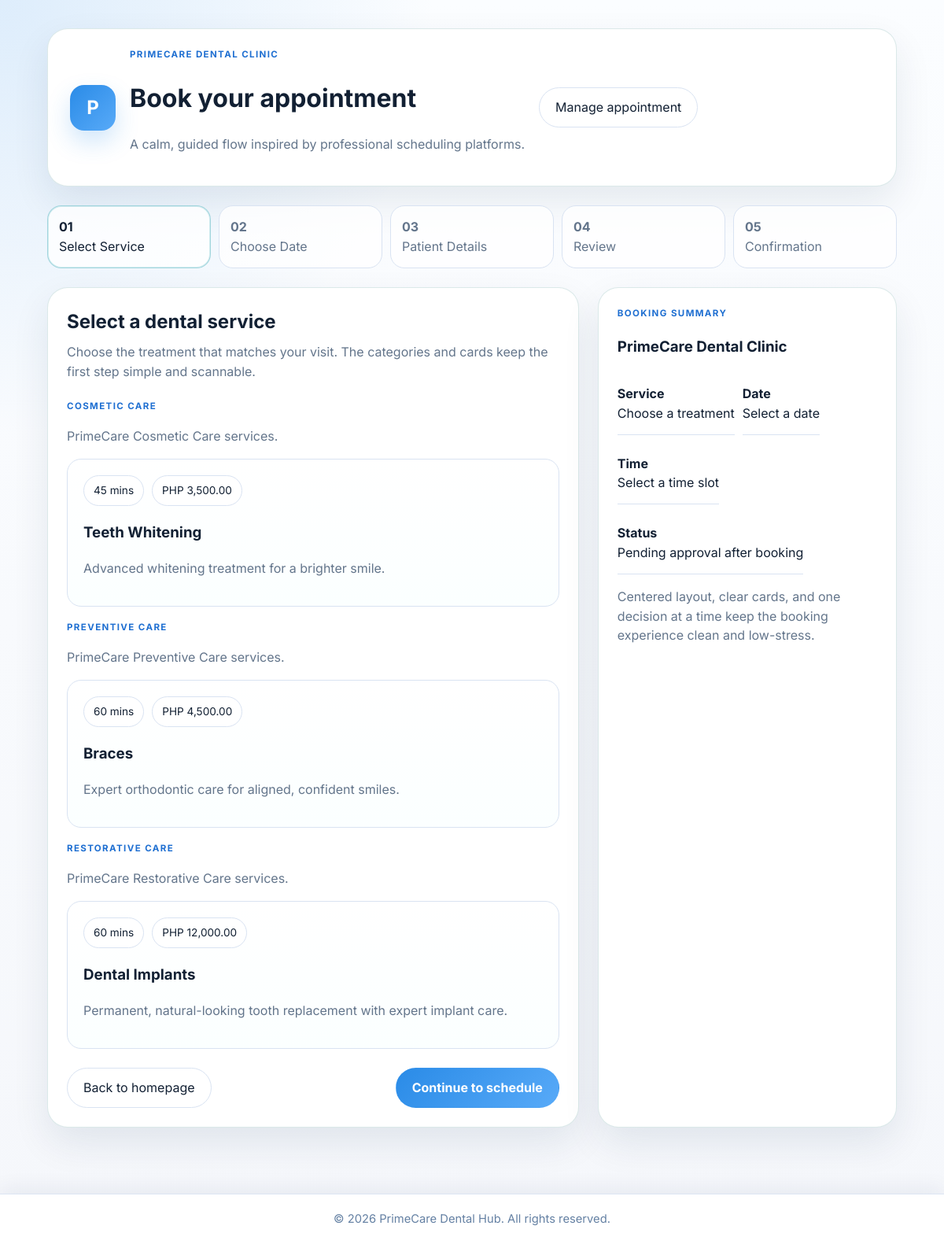
Screenshot of /booking.php with the database file from the repository.
### tables this page shows
CREATE TABLE services (
    id INT AUTO_INCREMENT PRIMARY KEY,
    name VARCHAR(150) NOT NULL,
    category VARCHAR(120) NULL,
    description TEXT NULL,
    duration INT NOT NULL,
    buffer INT DEFAULT 0,
    price DECIMAL(10,2) NOT NULL,
    daily_limit INT NULL,
    active TINYINT(1) DEFAULT 1
);

### Config/database.php (called while the page is built)
<?php
function db(): ?PDO
{
    static $pdo = false;
    if ($pdo !== false) {
        return $pdo;
    }
    $config = require __DIR__ . '/config.php';
    $db = $config['database'];
    $dsn = sprintf(
        'mysql:host=%s;port=%d;dbname=%s;charset=%s',
        $db['host'],
        $db['port'],
        $db['name'],
        $db['charset']
    );
    try {
        $pdo = new PDO($dsn, $db['username'], $db['password'], [
            PDO::ATTR_ERRMODE => PDO::ERRMODE_EXCEPTION,
            PDO::ATTR_DEFAULT_FETCH_MODE => PDO::FETCH_ASSOC,
        ]);
    } catch (Throwable $exception) {
        $pdo = null;
    }
    return $pdo;
}

### Config/config.php (called while the page is built)
<?php
return [
    'app' => [
        'name' => 'PrimeCare Dental Clinic',
        'tagline' => 'Gentle, modern dental care with a faster booking experience.',
        'base_url' => '/Dental Clinic',
        'timezone' => 'Asia/Singapore',
        'reschedule_cutoff_hours' => 12,
    ],
    'database' => [
        'host' => '127.0.0.1',
        'port' => 3306,
        'name' => 'primecaredental',
        'username' => 'root',
        'password' => '',
        'charset' => 'utf8mb4',
    ],
    'auth' => [
        'roles' => ['admin', 'dentist', 'secretary', 'patient'],
    ],
];

### booking.php (the view, shortened to what this page needs)
<?php
$step = max(1, min(5, (int) ($_GET['step'] ?? 1)));
$booking = booking_session();
$selectedService = service_by_id((int) ($booking['service_id'] ?? 0));
?>
<div class="progress-steps">
    <?php
    $steps = [1 => 'Select Service', 2 => 'Choose Date', 3 => 'Patient Details', 4 => 'Review', 5 => 'Confirmation'];
    foreach ($steps as $number => $label): ?>
        <div class="progress-step <?= $step === $number ? 'active' : '' ?>">
            <strong><?= h(sprintf('%02d', $number)) ?></strong>
            <div><?= h($label) ?></div>
        </div>
    <?php endforeach; ?>
</div>
<div class="booking-grid">
    <section class="card">
        <?php if ($step === 1): ?>
            <h2 class="section-title">Select a dental service</h2>
            <p class="section-copy">Choose the treatment that matches your visit. The categories and cards keep the first step simple and scannable.</p>
            <form method="post">
                <?php foreach (services_by_category() as $group): ?>
                    <div class="category-block">
                        <div class="category-header">
                            <p class="eyebrow"><?= h($group['category']['name']) ?></p>
                            <p class="muted"><?= h($group['category']['description']) ?></p>
                        </div>
                        <div class="service-grid">
                            <?php foreach ($group['services'] as $service): ?>
                                <label class="service-card" data-service-card>
                                    <div class="service-meta">
                                        <span class="pill"><?= h($service['duration']) ?> mins</span>
                                        <span class="pill">PHP <?= h(number_format((float) $service['price'], 2)) ?></span>
                                    </div>
                                    <h3><?= h($service['name']) ?></h3>
                                    <p class="muted"><?= h($service['description']) ?></p>
                                </label>
                            <?php endforeach; ?>
                        </div>
                    </div>
                <?php endforeach; ?>
                <div class="step-actions">
                    <a class="button-ghost" href="<?= h(route_url()) ?>">Back to homepage</a>
                    <button class="button" type="submit">Continue to schedule</button>
                </div>
            </form>
        <?php endif; ?>
    </section>
    <aside class="summary-card">
        <p class="eyebrow">Booking summary</p>
        <h3>PrimeCare Dental Clinic</h3>
        <div class="summary-list">
            <div class="summary-item"><strong>Service</strong><br><?= h($selectedService['name'] ?? 'Choose a treatment') ?></div>
            <div class="summary-item"><strong>Date</strong><br><?= h(!empty($booking['scheduled_date']) ? date('F d, Y', strtotime($booking['scheduled_date'])) : 'Select a date') ?></div>
            <div class="summary-item"><strong>Time</strong><br><?= h(!empty($booking['start_time']) ? date('g:i A', strtotime($booking['start_time'])) : 'Select a time slot') ?></div>
            <div class="summary-item"><strong>Status</strong><br>Pending approval after booking</div>
        </div>
        <p class="muted">Centered layout, clear cards, and one decision at a time keep the booking experience clean and low-stress.</p>
    </aside>
</div>

### Assets/css/style.css (style rules this page uses)
:root { --bg: #f5f7fb; --surface: #ffffff; --surface-alt: #f3f7ff; --line: #d9e3f2; --text: #122033; --muted: #63758b; --primary: #2a8be7; --primary-deep: #1f6fd1; --success: #2e9c78; --warning: #d79a2b; --danger: #d65757; --shadow: 0 20px 48px rgba(15, 40, 80, 0.09); --radius-lg: 26px; --radius-md: 18px; --radius-sm: 14px; --footer-height: 64px; }
* { box-sizing: border-box; }
body { margin: 0; font-family: "Inter", "Segoe UI", Tahoma, Geneva, Verdana, sans-serif; color: var(--text); background: radial-gradient(circle at top left, rgba(42, 139, 231, 0.14), transparent 28%), linear-gradient(180deg, #fbfdff 0%, var(--bg) 100%); line-height: 1.55; }
a { color: inherit; text-decoration: none; }
button, input, select, textarea { font: inherit; }
a, button, input, select, textarea { transition: background-color 0.2s ease, border-color 0.2s ease, box-shadow 0.2s ease, color 0.2s ease, transform 0.2s ease; }
.public-body, .landing-body, .admin-body { min-height: 100vh; padding-bottom: calc(var(--footer-height) + 20px); }
.booking-hero, .card, .panel, .sidebar, .admin-main, .stats-card, .timeline-item, .table-card, .form-card, .summary-card { background: var(--surface); border: 1px solid rgba(216, 231, 231, 0.9); box-shadow: var(--shadow); }
.eyebrow { margin: 0 0 6px; color: var(--primary-deep); text-transform: uppercase; letter-spacing: 0.12em; font-size: 0.72rem; font-weight: 700; }
.hero-copy, .muted-label, .muted { color: var(--muted); }
.ghost-link, .button, .button-secondary, .button-ghost { border-radius: 999px; padding: 12px 20px; display: inline-flex; align-items: center; justify-content: center; gap: 8px; border: 1px solid var(--line); }
.ghost-link, .button-ghost { background: white; }
.button { background: linear-gradient(135deg, var(--primary) 0%, #58aaf8 100%); border-color: transparent; color: white; font-weight: 700; }
.booking-grid { display: grid; grid-template-columns: minmax(0, 1.6fr) minmax(280px, 0.9fr); gap: 24px; }
.card, .panel, .table-card, .form-card, .summary-card { border-radius: var(--radius-lg); padding: 24px; }
.progress-steps { display: grid; grid-template-columns: repeat(5, minmax(0, 1fr)); gap: 10px; margin-bottom: 24px; }
.progress-step { background: rgba(255,255,255,0.8); border: 1px solid var(--line); padding: 14px; border-radius: var(--radius-md); color: var(--muted); }
.progress-step.active { border-color: rgba(27,154,170,0.4); color: var(--text); box-shadow: inset 0 0 0 1px rgba(27,154,170,0.18); }
.section-title { margin: 0 0 8px; font-size: 1.5rem; }
.section-copy { margin: 0 0 24px; color: var(--muted); }
.category-block + .category-block { margin-top: 18px; }
.category-header { margin-bottom: 12px; }
.service-grid { display: grid; gap: 14px; }
.service-card { position: relative; border-radius: var(--radius-md); border: 1px solid var(--line); background: linear-gradient(180deg, white 0%, #fbffff 100%); padding: 20px; cursor: pointer; }
.service-meta, .summary-list, .detail-grid, .calendar-legend { display: flex; flex-wrap: wrap; gap: 10px; }
.pill, .badge { display: inline-flex; align-items: center; gap: 6px; border-radius: 999px; padding: 8px 12px; font-size: 0.85rem; border: 1px solid var(--line); background: #fff; }
.step-actions { display: flex; justify-content: space-between; gap: 12px; margin-top: 24px; }
.summary-card { position: sticky; top: 24px; }
.summary-list { margin-top: 16px; }
.summary-item { padding: 14px 0; border-bottom: 1px solid var(--line); }

### rows the page displays
services: duration "45", price "3,500.00", name "Teeth Whitening", description "Advanced whitening treatment for a brighter smile."
services: duration "60", price "4,500.00", name "Braces", description "Expert orthodontic care for aligned, confident smiles."
services: duration "60", price "12,000.00", name "Dental Implants", description "Permanent, natural-looking tooth replacement with expert implant care."

### other values shown
$title "Book your appointment"
$subtitle ?: app_config('app.tagline') "A calm, guided flow inspired by professional scheduling platforms."
sprintf('%02d', $number) "01"
$label "Select Service"
sprintf('%02d', $number) "02"
$label "Choose Date"
sprintf('%02d', $number) "03"
$label "Patient Details"
sprintf('%02d', $number) "04"
$label "Review"
sprintf('%02d', $number) "05"
$label "Confirmation"
$group['category']['name'] "COSMETIC CARE"
$group['category']['description'] "PrimeCare Cosmetic Care services."
$group['category']['name'] "PREVENTIVE CARE"
